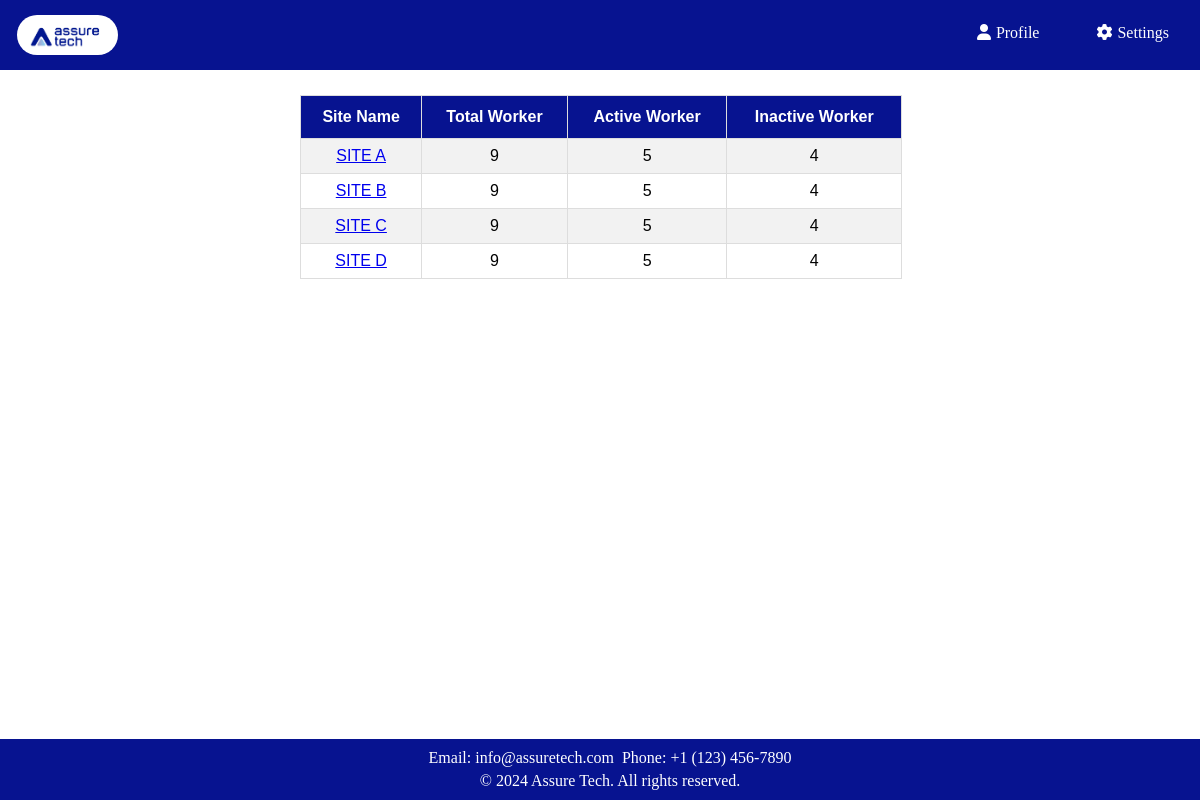
The app's page /sites/ with its own data.
### app1/models.py (models this page shows, shortened)
class Site(models.Model):
    name = models.CharField(max_length=100)

### app1/views.py (the view)
# urls.py: path('sites/',views.site_view,name='sites'),
def site_view(request):
    sites = Site.objects.all()
    total_users = UserEnrolled.objects.count()
    active_users = UserEnrolled.objects.filter(status='active').count()
    inactive_users = UserEnrolled.objects.filter(status='inactive').count()
    print(f"Total Users: {total_users}, Active Users: {active_users}, Inactive Users: {inactive_users}")
    return render(request, 'app1/site.html', {
        'sites': sites,
        'total_users': total_users,
        'active_users': active_users,
        'inactive_users': inactive_users,
    })

### app1/templates/app1/site.html (shortened to what this page needs)
<!DOCTYPE html>
<html lang="en">
<head>
    {% load static %}
    <link rel="stylesheet" href="https://cdnjs.cloudflare.com/ajax/libs/font-awesome/6.0.0/css/all.min.css">
</head>
<body>
    <div class="nav">
        <a class="logo" href="#"><img src="{% static 'app1/images/logo.jpg' %}" alt="Logo"></a>
        <div class="dropdown">
            <a href="#" class="dropbtn"><i class="fas fa-user"></i>Profile</a>
        </div>
        <div class="dropdown">
            <a href="#" class="dropbtn"><i class="fas fa-cog"></i>Settings</a>
        </div>
    </div>
    <div id="table-container">
        <table id="customers">
            <tr>
                <th>Site Name</th>
                <th>Total Worker</th>
                <th>Active Worker</th>
                <th>Inactive Worker</th>
            </tr>
            {% for site in sites %}
            <tr>
                <td><a href="{% url 'management' %}">{{ site.name }}</a></td>
                <td>{{ total_users }}</td>
                <td>{{ active_users }}</td>
                <td>{{ inactive_users }}</td>
            </tr>
            {% endfor %}
        </table>
    </div>
    <footer>
            <p>Email: info@assuretech.com</p>
            <p>Phone: +1 (123) 456-7890</p>
        <div class="footer-bottom">
            <p>&copy; 2024 Assure Tech. All rights reserved.</p>
        </div>
    </footer>
</body>
</html>

### app1/templates/app1/site.html (style rules this page uses)
body { font-family: verdana; width: 100%; margin: 0; }
header, footer { position: fixed; width: 100%; background-color: #071390; color: white; text-align: center; z-index: 1000; }
.nav { overflow: hidden; width: 100%; padding: 10px; text-align: center; background-color: #071390; z-index: 100; display: flex; justify-content: space-between; }
.nav a, .nav .logo { padding: 5px; color: white; text-decoration: none; display: inline-block; margin: 0 2px; flex: 1; }
.nav .logo img { max-height: 40px; margin-right: 10px; float: left; border-radius: 20px; }
.nav .dropdown .dropbtn { font-size: 16px; border: none; outline: none; color: white; padding: 14px 16px; background-color: inherit; font-family: inherit; margin-top: 0px; margin-left: 0px; margin-right: 25px; }
#table-container { margin-top: 25px; margin-left: 300px; margin-right: 40px; }
#customers { font-family: Arial, Helvetica, sans-serif; border-collapse: collapse; width: 70%; }
#customers td, #customers th { border: 1px solid #ddd; padding: 8px; text-align: center; }
#customers tr:nth-child(even) { background-color: #f2f2f2; }
#customers th { padding-top: 12px; padding-bottom: 12px; text-align: center; background-color: #071390; color: white; }
.nav a i { margin-right: 5px; }
footer { position: fixed; bottom: 0; width: 100%; background-color: #071390; color: white; text-align: center; padding: 10px; z-index: 1000; }
footer h4, footer p { white-space: nowrap; margin: 0; padding: 2px; display: inline; }
.footer-bottom { white-space: nowrap; padding-top: 5px; }
.footer-bottom p { margin: 0; }

### records on screen
Site: name "SITE A", total_users "9", active_users "5", inactive_users "4"
Site: name "SITE B", total_users "9", active_users "5", inactive_users "4"
Site: name "SITE C", total_users "9", active_users "5", inactive_users "4"
Site: name "SITE D", total_users "9", active_users "5", inactive_users "4"
